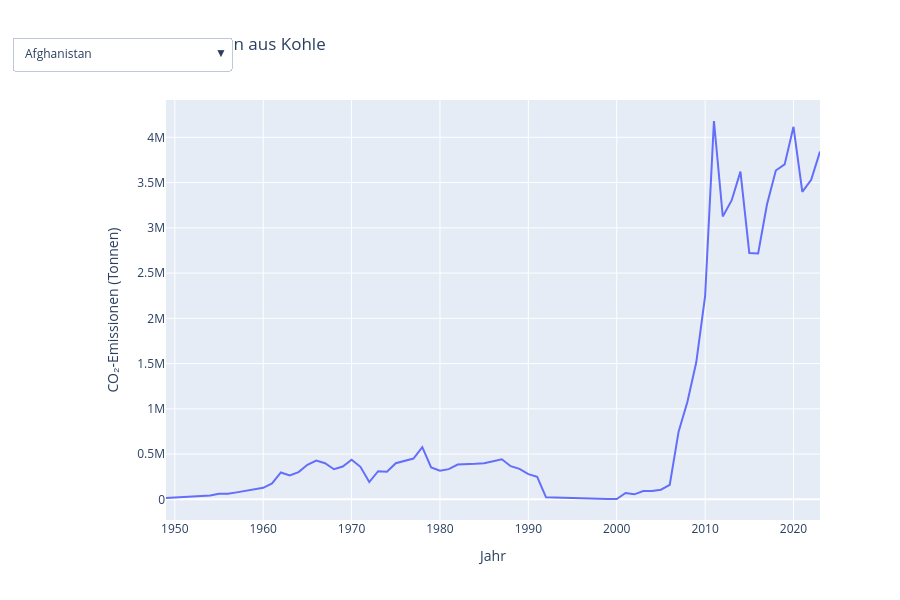

The notebook cell saved with this chart:
### Code cell
import pandas as pd
import plotly.graph_objects as go

# CSV-Datei laden
file_path = r"C:\Users\Admin\Desktop\Vorlesungen\1.11 Datenvisualisierung mit Python\20250714 Projekt\Projekt-Emission-Dashboard\data\raw\annual-co-emissions-from-coal.csv"
df = pd.read_csv(file_path)

# Alle Entities einmal ermitteln
entities = df['Entity'].unique()

# Basis-Plot erstellen
fig = go.Figure()

# Alle Linien hinzufügen, aber sichtbar nur die erste
for i, entity in enumerate(entities):
    filtered_df = df[df['Entity'] == entity]
    visible = True if i == 0 else False
    
    fig.add_trace(go.Scatter(
        x=filtered_df['Year'],
        y=filtered_df['Annual CO₂ emissions from coal'],
        name=entity,
        visible=visible
    ))

# Dropdown-Menü erstellen
dropdown_buttons = []

for i, entity in enumerate(entities):
    visibility = [False] * len(entities)
    visibility[i] = True  # Nur eine Linie sichtbar machen
    
    button = dict(label=entity,
                  method="update",
                  args=[{"visible": visibility},
                        {"title": f"Jährliche CO₂-Emissionen aus Kohle ({entity})"}])
    
    dropdown_buttons.append(button)

fig.update_layout(
    updatemenus=[dict(
        active=0,
        buttons=dropdown_buttons,
        x=0.1,
        y=1.15
    )],
    title="Jährliche CO₂-Emissionen aus Kohle",
    xaxis_title="Jahr",
    yaxis_title="CO₂-Emissionen (Tonnen)",
    height=600
)

fig.show()
